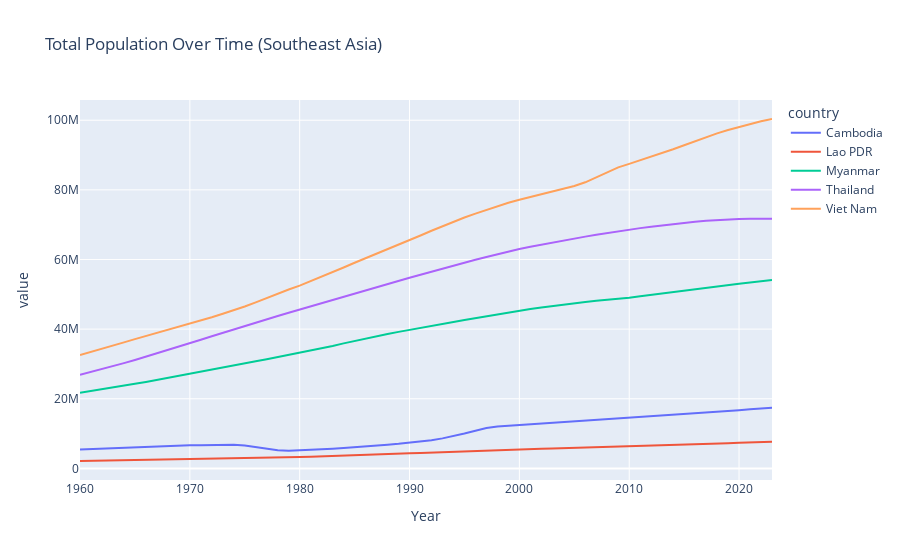

The cell this chart's notebook holds for it:
### Code cell
# Produce total population over time plot (include each country and the region)
SEA_total = SEA_pop["Total Population"]

SEA_total.plot(title="Total Population Over Time (Southeast Asia)")
